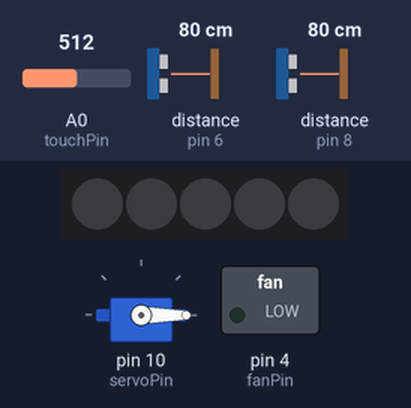
Bench run of a sketch on a simulated Arduino Uno, built with avr-gcc and run on an emulated ATmega328P. Shown: 5 RGB LEDs in strip order, left to right, servo, switched loads named in the sketch (green lamp = pin HIGH). Wiring (inferred from the names in the program): 2 × ultrasonic range finder: trigger pin 7, echo pin 6 / trigger pin 9, echo pin 8. The test bench sets the inputs (shaded band); at power-on: distance to the obstacle (sensors on pin 6, pin 8) 80 cm, A0 (touchPin) = 512. The echo pulse lasts 58.3 µs per cm; dim RGB values are drawn brighter than linear; the strip is taken to match the declared colour order; random numbers use the default seed unless the sketch sets one; pins used as bus, display or sensor lines are not drawn.

Above: at 1.2 s.
1.3 s: distance to the obstacle (sensor on pin 6) set to 2 cm
At 2.6 s:
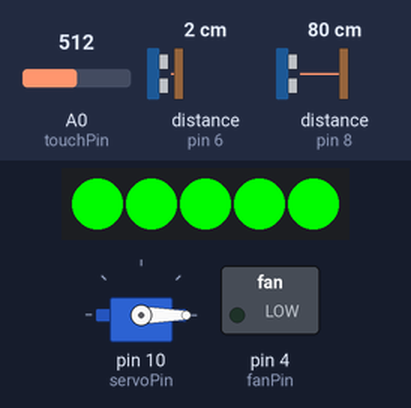
2.9 s: distance to the obstacle (sensor on pin 8) set to 2 cm
At 3.6 s:
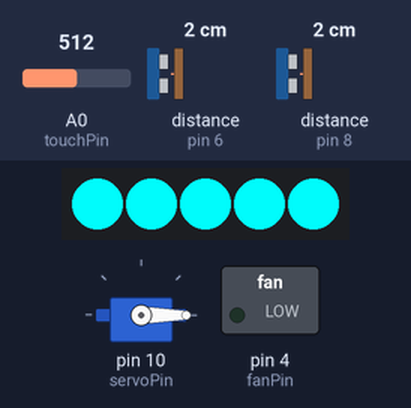
4.5 s: distance to the obstacle (sensor on pin 6) set to 9 cm
At 5.8 s:
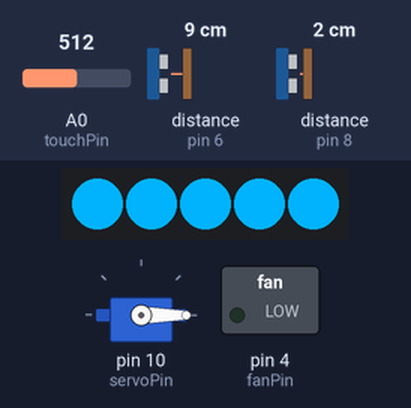
6.1 s: distance to the obstacle (sensor on pin 8) set to 18 cm
At 8.93 s:
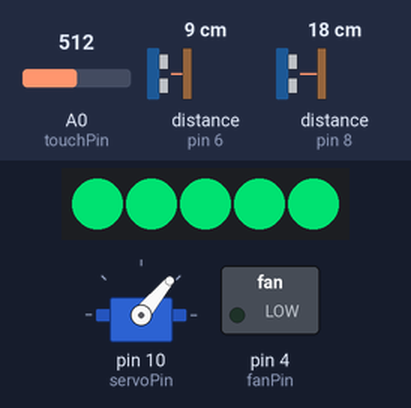
9.1 s: distance to the obstacle (sensor on pin 6) set to 35 cm
At 9.6 s:
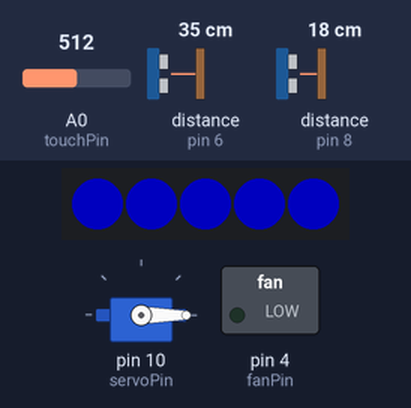
10.7 s: A0 (touchPin) set to 0
At 14.5 s:
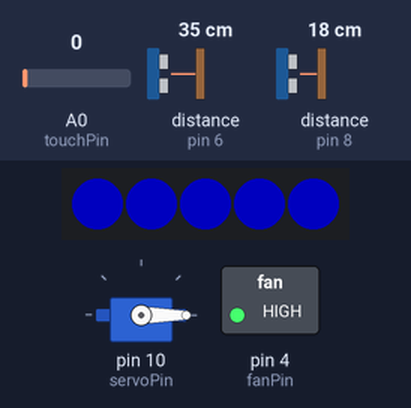
Timing chart, 0 to 14.7 s (numbered marks = the images above; inputs shaded):
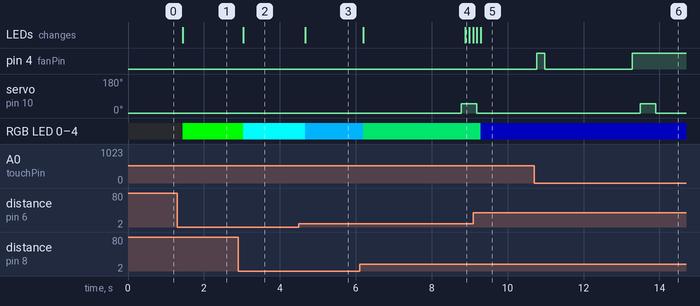

Measured:
- after the input at 1.3 s, RGB LED 0–4: off → RGB(0, 245, 0) after 0.14 s; the LEDs: change after 0.14 s (image 1)
- after the input at 2.9 s, RGB LED 0–4: RGB(0, 245, 0) → RGB(0, 245, 245) after 0.13 s; the LEDs: change after 0.13 s (image 2)
- after the input at 4.5 s, RGB LED 0–4: RGB(0, 245, 245) → RGB(0, 174, 245) after 0.16 s; the LEDs: change after 0.16 s (image 3)
- after the input at 6.1 s, RGB LED 0–4: RGB(0, 174, 245) → RGB(0, 174, 82) after 0.10 s, → RGB(0, 164, 82) 2.7 s later, → RGB(0, 174, 82) 0.10 s later, → RGB(0, 164, 82) 0.10 s later; the LEDs: first change after 0.10 s (image 4 shows a later state)
- after the input at 10.7 s, pin 4 (fanPin): LOW → HIGH after 0.07 s, → LOW 0.21 s later, → HIGH 2.3 s later

The sketch:

TheBlackBox.ino
```cpp
#include <Adafruit_NeoPixel.h>
#include <Servo.h>

//Fan
const int fanPin = 4;
long onTime = 0;
long lastOn = 0;
long offTime = 0;
long lastOff = 0;

//LED strip
const int LEDPin = 5;
#define LED_COUNT 5
Adafruit_NeoPixel leds = Adafruit_NeoPixel(LED_COUNT, LEDPin, NEO_RGB + NEO_KHZ800);
int red = 0;
int green = 0;
int blue = 0;

//Two ultrasonic sensors
const int echoPin1 = 6;
const int trigPin1 = 7;
const int echoPin2 = 8;
const int trigPin2 = 9;
unsigned int distance1;
unsigned int distance2;

//Servo motor
Servo servo;
const int servoPin = 10;
boolean canMove = false;
long downTime = 0;
long lastDown = 0;
long upTime = 0;
long lastUp = 0;

//Touch sensor
const int touchPin = A0;
int touchReading;

void setup() {
  Serial.begin(9600);
  leds.begin();

  servo.attach(servoPin);
  pinMode(echoPin1, INPUT);
  pinMode(echoPin2, INPUT);
  pinMode(trigPin1, OUTPUT);
  pinMode(trigPin2, OUTPUT);
  pinMode(fanPin, OUTPUT);
  servo.write(0);
}

void loop() {
  //First ultrasonic sensor reading
  digitalWrite(trigPin1, LOW);
  delayMicroseconds(2);
  digitalWrite(trigPin1, HIGH);
  delayMicroseconds(10);
  digitalWrite(trigPin1, LOW);
  distance1 = pulseIn(echoPin1, HIGH) / 58.2;
  delay(50);

  //Second ultrasonic sensor reading
  digitalWrite(trigPin2, LOW);
  delayMicroseconds(2);
  digitalWrite(trigPin2, HIGH);
  delayMicroseconds(10);
  digitalWrite(trigPin2, LOW);
  distance2 = pulseIn(echoPin2, HIGH) / 58.2;
  delay(50);

  //Change leds color
  red = map(constrain(distance1, 0, 25), 0, 25, 255, 0);
  blue = map(constrain(distance2, 0, 25), 0, 25, 255, 0);

  leds.setPixelColor(0, green, red, blue);
  leds.setPixelColor(1, green, red, blue);
  leds.setPixelColor(2, green, red, blue);
  leds.setPixelColor(3, green, red, blue);
  leds.setPixelColor(4, green, red, blue);
  leds.show();

  //Touch and fan
  touchReading = analogRead(touchPin);
  if (touchReading < 10) {
    if(millis() - lastOff >= offTime){
      lastOff = millis();
      digitalWrite(fanPin, HIGH);
      offTime = random(2000, 5000);
    }
    if (millis() - lastOn >= onTime) {
      lastOn = millis();
      digitalWrite(fanPin, LOW);
      onTime = random(2000, 5000);
    }
  } else {
    if (millis() - lastOn >= onTime) {
      lastOn = millis();
      digitalWrite(fanPin, LOW);
      onTime = random(2000, 5000);
    }
  }

  //Servo to touch hand
  if (distance1 < 25 || distance2 < 25) {
    canMove = true;
  } else {
    canMove = false;
  }
  if (canMove) {
    if(millis() - lastUp >= upTime){
      lastUp = millis();
      servo.write(50);
      upTime = random(3000, 10000);
    }
    if (millis() - lastDown >= downTime) {
      lastDown = millis();
      servo.write(0);
      downTime = random(1000, 2000);
    }
  }
}
```
